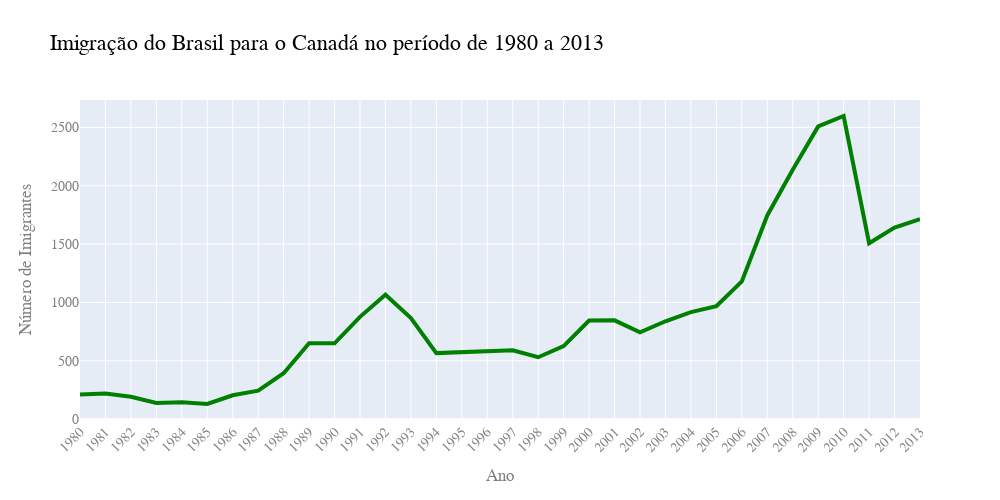

This figure's notebook cell:
### Code cell
fig = px.line(dados_brasil, x="ano", y="imigrantes", title="Imigração do Brasil para o Canadá no período de 1980 a 2013")
fig.update_traces(line_color="green", line_width=4)
fig.update_layout(width=1000, height=500,
                  xaxis={"tickangle": -45},
                  font_family="Arial", font_size=14, font_color="grey",
                  title_font_color="black", title_font_size=22,
                  xaxis_title="Ano", yaxis_title="Número de Imigrantes")
fig.show()

### Figure 1 — Plotly figure (JSON) as saved in the notebook; plotly's stock layout.template omitted (floating-point values rounded to 4 significant figures)
{"data": [{"hovertemplate": "ano=%{x}<br>imigrantes=%{y}<extra></extra>", "legendgroup": "", "line": {"color": "green", "dash": "solid", "width": 4}, "marker": {"symbol": "circle"}, "mode": "lines", "name": "", "orientation": "v", "showlegend": false, "type": "scatter", "x": ["1980", "1981", "1982", "1983", "1984", "1985", "1986", "1987", "1988", "1989", "1990", "1991", "1992", "1993", "1994", "1995", "1996", "1997", "1998", "1999", "2000", "2001", "2002", "2003", "2004", "2005", "2006", "2007", "2008", "2009", "2010", "2011", "2012", "2013"], "xaxis": "x", "y": [211, 220, 192, 139, 145, 130, 205, 244, 394, 650, 650, 877, 1066, 866, 566, 572, 586, 591, 531, 626, 845, 847, 745, 839, 917, 969, 1181, 1746, 2138, 2509, 2598, 1508, 1642, 1714], "yaxis": "y"}], "layout": {"font": {"color": "grey", "family": "Arial", "size": 14}, "height": 500, "legend": {"tracegroupgap": 0}, "title": {"font": {"color": "black", "size": 22}, "text": "Imigração do Brasil para o Canadá no período de 1980 a 2013"}, "width": 1000, "xaxis": {"anchor": "y", "domain": [0, 1], "tickangle": -45, "title": {"text": "Ano"}}, "yaxis": {"anchor": "x", "domain": [0, 1], "title": {"text": "Número de Imigrantes"}}}}
